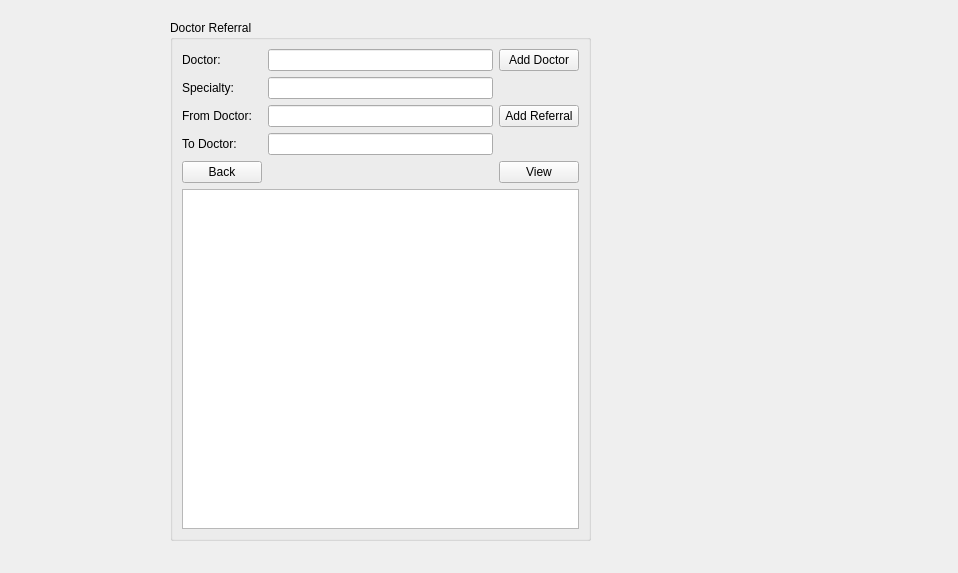
<?xml version="1.0" encoding="UTF-8"?>
<ui version="4.0">
 <class>ReferralForm</class>
 <widget class="QWidget" name="ReferralForm">
  <property name="geometry">
   <rect>
    <x>0</x>
    <y>0</y>
    <width>958</width>
    <height>573</height>
   </rect>
  </property>
  <property name="windowTitle">
   <string>Form</string>
  </property>
  <widget class="QGroupBox" name="groupBox">
   <property name="geometry">
    <rect>
     <x>170</x>
     <y>20</y>
     <width>421</width>
     <height>521</height>
    </rect>
   </property>
   <property name="title">
    <string>Doctor Referral</string>
   </property>
   <layout class="QGridLayout" name="gridLayout">
    <item row="0" column="0">
     <widget class="QLabel" name="label">
      <property name="text">
       <string>Doctor:</string>
      </property>
     </widget>
    </item>
    <item row="1" column="0">
     <widget class="QLabel" name="label_2">
      <property name="text">
       <string>Specialty:</string>
      </property>
     </widget>
    </item>
    <item row="5" column="0" colspan="7">
     <widget class="QTextEdit" name="referralDisplay"/>
    </item>
    <item row="4" column="0">
     <widget class="QPushButton" name="referralBackButton">
      <property name="text">
       <string>Back</string>
      </property>
     </widget>
    </item>
    <item row="0" column="6">
     <widget class="QPushButton" name="addDoctorButton">
      <property name="text">
       <string>Add Doctor</string>
      </property>
     </widget>
    </item>
    <item row="2" column="6">
     <widget class="QPushButton" name="pushButton">
      <property name="text">
       <string>Add Referral</string>
      </property>
     </widget>
    </item>
    <item row="4" column="6">
     <widget class="QPushButton" name="viewButton">
      <property name="text">
       <string>View</string>
      </property>
     </widget>
    </item>
    <item row="2" column="0">
     <widget class="QLabel" name="label_3">
      <property name="text">
       <string>From Doctor:</string>
      </property>
     </widget>
    </item>
    <item row="0" column="1" colspan="5">
     <widget class="QLineEdit" name="doctorNameEdit"/>
    </item>
    <item row="1" column="1" colspan="5">
     <widget class="QLineEdit" name="specialtyEdit"/>
    </item>
    <item row="2" column="1" colspan="5">
     <widget class="QLineEdit" name="fromDoctorEdit"/>
    </item>
    <item row="3" column="0">
     <widget class="QLabel" name="label_4">
      <property name="text">
       <string>To Doctor:</string>
      </property>
     </widget>
    </item>
    <item row="3" column="1" colspan="5">
     <widget class="QLineEdit" name="toDoctorEdit"/>
    </item>
   </layout>
  </widget>
 </widget>
 <resources/>
 <connections/>
</ui>
